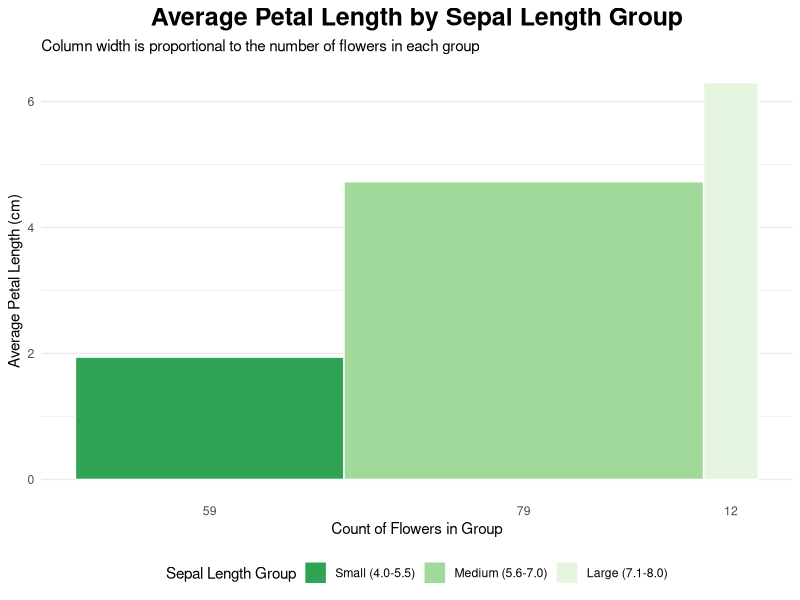
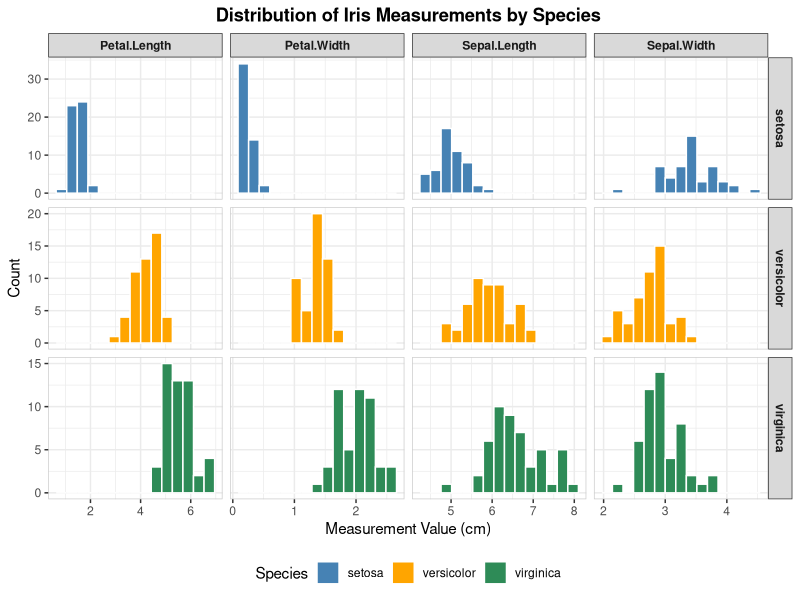
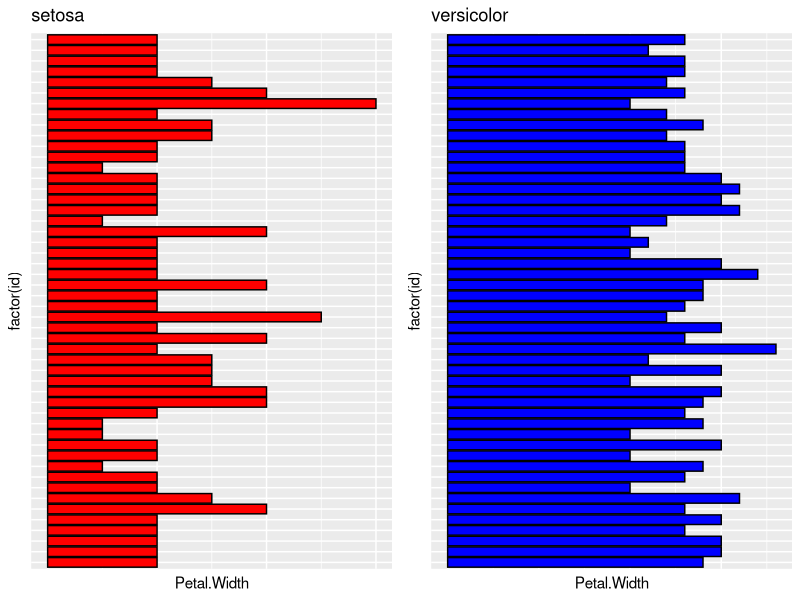
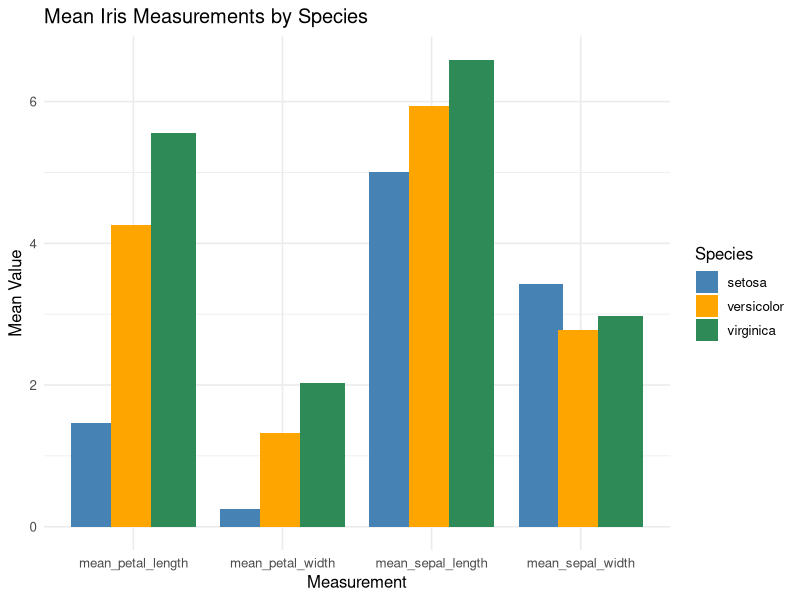
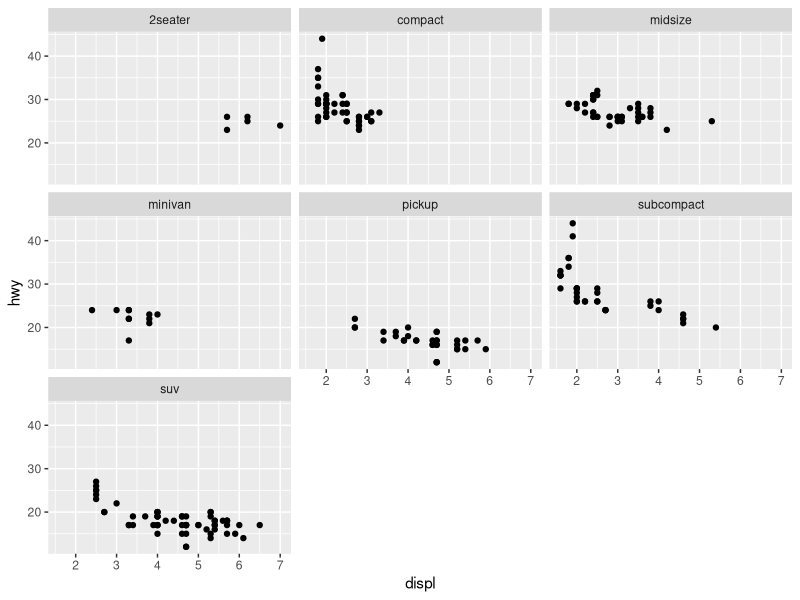
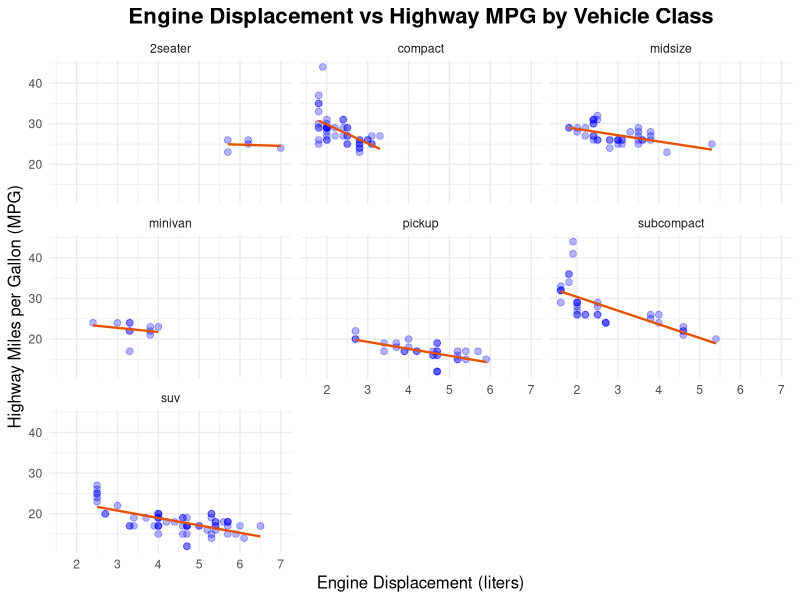
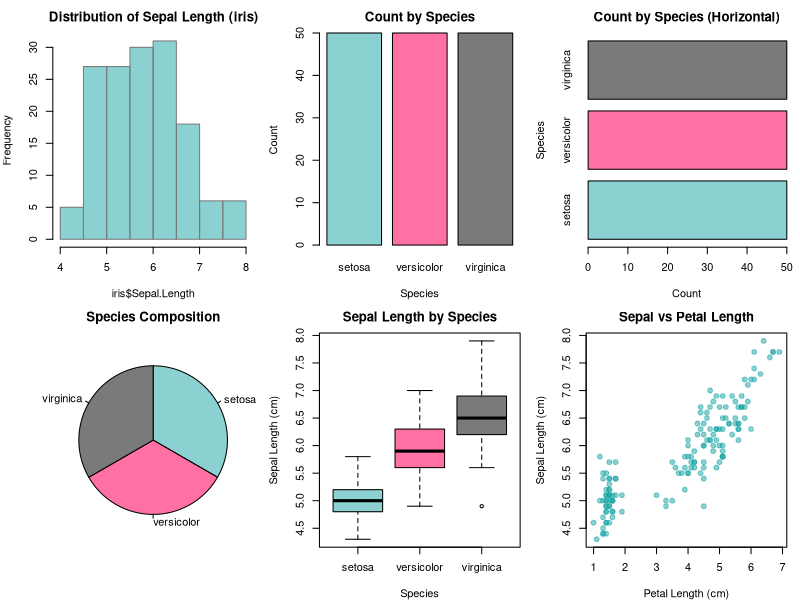
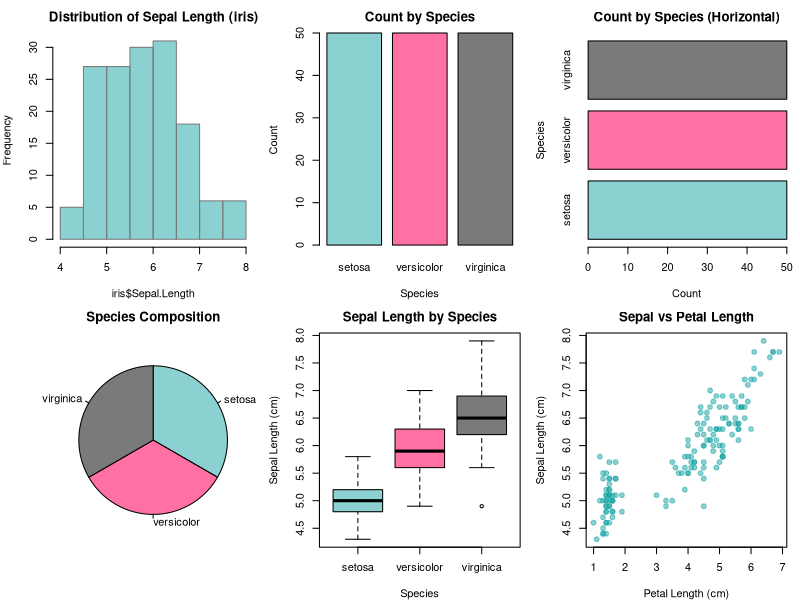

These figures' R source, in order: (Note: this script raises an error after producing the figures.)
## ---- chunk 1
data(iris)


library(tidyverse)

# 1. Divide the dataset into three rectangles based on species.
# The average of Petal.Length and Petal.Width is the length and width.
# Draw three rectangles arranged horizontally.

#1

plot_data <- iris %>%
  mutate(
    sepal_length_group = cut(
      Sepal.Length,
      breaks = c(4, 5.5, 7.0, 8.0),
      labels = c("Small (4.0-5.5)", "Medium (5.6-7.0)", "Large (7.1-8.0)"),
      include.lowest = TRUE
    )
  ) %>%
  group_by(sepal_length_group) %>%
  summarise(
    count = n(),
    avg_petal_length = mean(Petal.Length)
  ) %>%
  mutate(
    xmax = cumsum(count),
    xmin = xmax - count,
    x_label_pos = (xmin + xmax) / 2
  )

ggplot(plot_data, aes(ymin = 0)) +
  geom_rect(
    aes(
      xmin = xmin,
      xmax = xmax,
      ymax = avg_petal_length,
      fill = sepal_length_group
    ),
    color = "white"
  ) +
  scale_x_continuous(
    breaks = plot_data$x_label_pos,
    labels = plot_data$count
  ) +
  scale_fill_brewer(palette = "viridus", direction = -1) +
  labs(
    title = "Average Petal Length by Sepal Length Group",
    subtitle = "Column width is proportional to the number of flowers in each group",
    x = "Count of Flowers in Group",
    y = "Average Petal Length (cm)",
    fill = "Sepal Length Group"
  ) +
  # Apply a clean theme
  theme_minimal() +
  theme(
    plot.title = element_text(hjust = 0.5, face = "bold", size = 18),
    legend.position = "bottom",
    panel.grid.major.x = element_blank(), # Remove vertical grid lines
    panel.grid.minor.x = element_blank()
  )
## ---- chunk 2
# 2. table with embedded charts
iris_long <- iris %>%
  pivot_longer(cols = -Species, names_to = "Measurement", values_to = "Value")

ggplot(iris_long, aes(x = Value, fill = Species)) +
  geom_histogram(color = "white", bins = 15) +
  facet_grid(Species ~ Measurement, scales = "free") +
  scale_fill_manual( #coloring each species
    values = c(
      "setosa" = "steelblue", 
      "versicolor" = "orange",   
      "virginica" = "seagreen"     
    ) 
    ) + #labels
      labs(
        title = "Distribution of Iris Measurements by Species",
        x = "Measurement Value (cm)",
        y = "Count"
      ) +
  theme_bw() +
    theme(
      plot.title = element_text(hjust = 0.5, face = "bold"),
      strip.text.x = element_text(face = "bold"),
      strip.text.y = element_text(face = "bold"),
      panel.border = element_rect(color = "grey80", fill = NA),
      legend.position = "bottom"
    )
## ---- chunk 3
# 3. Extract setona and versicolor from species.
# Then create df_2 and df_3. Draw a bar plot using petal.width: p1 p2.
# Finally, use gridExtra to combine the plots.'
library("gridExtra")
df_2 <- subset(iris, Species %in% "setosa")
df_3 <- subset(iris, Species %in% "versicolor")
df_2$id <- 1:nrow(df_2)
df_3$id <- 1:nrow(df_3)



p1 = ggplot(df_2, aes(x = factor(id), y = Petal.Width)) +
  geom_bar(stat = "identity", fill = 'red', color = "black") +
  coord_flip() +
  labs(title = "setosa") +
  theme(
    axis.text.y = element_blank(),
    axis.ticks.y = element_blank(),
    axis.text.x = element_blank(),
    axis.ticks.x = element_blank() #this was by GPT
  )


p2 = ggplot(df_3, aes(x = factor(id), y = Petal.Width)) +
  geom_bar(stat = "identity", fill = "blue", color = "black") +
  coord_flip() +
  labs(title = "versicolor")+
  theme(
    axis.text.y = element_blank(),
    axis.ticks.y = element_blank(),
    axis.text.x = element_blank(),
    axis.ticks.x = element_blank() #this was by GPT
  )



gridExtra::grid.arrange(p1, p2, ncol = 2)
## ---- chunk 4
# 4 Column Chart
# getting means of Petal length and width for each species
# and mean sepal length and sepal width
iris_means <- iris %>%
  group_by(Species) %>%
  summarise(
    mean_sepal_length = mean(Sepal.Length),
    mean_sepal_width = mean(Sepal.Width),
    mean_petal_length = mean(Petal.Length),
    mean_petal_width = mean(Petal.Width)
  ) %>%
  pivot_longer(
    cols = -Species,
    names_to = "Measurement",
    values_to = "MeanValue"
    )

ggplot(iris_means, aes(x = Measurement, y = MeanValue, fill = Species)) +
  geom_col(position = position_dodge(width = 0.8)) + 
  labs(title = "Mean Iris Measurements by Species",
       x = "Measurement", y = "Mean Value") + 
  theme_minimal(base_size = 12) +
  scale_fill_manual(values = c("steelblue", "orange", "seagreen"))
## ---- chunk 5
library(ggplot2)
mpg <- as.data.frame(mpg)
#2seater, compact, midsize, minivan, pickup, subcompact, suv scatterplots in one view
ggplot(mpg, aes(x=displ, y=hwy)) +
  geom_point(color = "black") +
  facet_wrap(~ class) +
  labs(x="displ",
       y="hwy") +
  theme_gray()
## ---- chunk 6
#improving the chart
ggplot(mpg, aes(x=displ, y=hwy)) +
  geom_point(color = "blue", size=2, alpha=0.3) +
  geom_smooth(method = "lm", se = FALSE, color = "#E65100", linewidth = 0.8) +
  facet_wrap(~ class) +
  labs(title="Engine Displacement vs Highway MPG by Vehicle Class",
       x="Engine Displacement (liters)",
       y="Highway Miles per Gallon (MPG)") +
  theme_minimal() +
  theme(
    plot.title = element_text(hjust = 0.5, size=16, face="bold"),
    axis.title.x = element_text(size=12),
    axis.title.y = element_text(size=12)
  )
## ---- chunk 7
# GPT was used for picking colors and family.
# GPT was used for adjusting the format of the code.

data(iris)
color1 <- "#18A3A380"
color2 <- "#FF4D8DCC"
color3 <- "#7A7A7A"
color4 <- "#000000"
base_family <- "sans"


Histo <- function(){
  hist(iris$Sepal.Length,
       main="Distribution of Sepal Length (iris)",
       col=color1, border=color3)
}

Bar1 <- function(){
  barplot(table(iris$Species),
          col=c(color1,color2,color3),
          border=color4,
          main="Count by Species",
          xlab="Species", ylab="Count")
}

Bar2 <- function(){
  barplot(table(iris$Species),
          horiz=TRUE,
          col=c(color1,color2,color3),
          border=color4,
          main="Count by Species (Horizontal)",
          xlab="Count", ylab="Species")
}

Pie <- function(){
  pie(table(iris$Species),
      col=c(color1,color2,color3),
      main="Species Composition",
      clockwise=TRUE)
}

Box <- function(){
  boxplot(Sepal.Length~Species, data=iris,
          col=c(color1,color2,color3),
          main="Sepal Length by Species",
          xlab="Species", ylab="Sepal Length (cm)")
}

Scat <- function(){
  plot(iris$Petal.Length, iris$Sepal.Length,
       main="Sepal vs Petal Length",
       xlab="Petal Length (cm)", ylab="Sepal Length (cm)",
       pch=19, col=color1)
}
## ---- chunk 8
library(gridExtra)

par(mfrow=c(2,3), mar=c(4,4,2.5,1), family="sans")
Histo(); Bar1(); Bar2(); Pie(); Box(); Scat()
## ---- chunk 9
draw6 <- function(){
  par(mfrow=c(2,3), mar=c(4,4,2.5,1), family=base_family)
  Histo(); Bar1(); Bar2(); Pie(); Box(); Scat()
}

save_plot <- function(fmt, file){
  switch(fmt,
    pdf  = pdf(file, width=10, height=7, family=base_family),
    jpg  = jpeg(file, width=2400, height=1600, res=300, quality=95),
    svg  = svg(file, width=2400, height=1600),
    tiff = tiff(file, width=2400, height=1600, res=300),
    bmp  = bmp(file, width=2400, height=1600, res=300), # cannot find bmg, and was told it might be .bmp by GPT
  )
  draw6(); invisible(dev.off())
}
## ---- chunk 10
save_plot("pdf",  "/Users/buttegg/Documents/IAmTryingToUseQuartoDoSthCool/buttegggggggg.github.io/_site/baseR_6plots.pdf")
save_plot("jpg",  "/Users/buttegg/Documents/IAmTryingToUseQuartoDoSthCool/buttegggggggg.github.io/_site/baseR_6plots.jpg")
save_plot("svg",  "/Users/buttegg/Documents/IAmTryingToUseQuartoDoSthCool/buttegggggggg.github.io/_site/baseR_6plots.svg")
save_plot("tiff", "/Users/buttegg/Documents/IAmTryingToUseQuartoDoSthCool/buttegggggggg.github.io/_site/baseR_6plots.tiff")
save_plot("bmp",  "/Users/buttegg/Documents/IAmTryingToUseQuartoDoSthCool/buttegggggggg.github.io/_site/baseR_6plots.bmp")
## ---- chunk 11
ggHisto <- ggplot(iris, aes(x=Sepal.Length)) +
  geom_histogram(fill=color1, color=color3, bins=20) +
  labs(title="Distribution of Sepal Length (iris)") +
  theme1()

ggBar1 <- ggplot(iris, aes(x=Species, fill=Species)) +
  geom_bar(color=color4) +
  scale_fill_manual(values=c(color1,color2,color3)) +
  labs(title="Count by Species") +
  theme1() + ggplot2::theme(legend.position="none")

ggBar2 <- ggplot(iris, aes(x=Species, fill=Species)) +
  geom_bar(color=color4) + coord_flip() +
  scale_fill_manual(values=c(color1,color2,color3)) +
  labs(title="Count by Species (Horizontal)") +
  theme1() + ggplot2::theme(legend.position="none")

df <- as.data.frame(prop.table(table(iris$Species)))
colnames(df) <- c("Species","prop")
ggPie <- ggplot(df, aes(x="", y=prop, fill=Species)) +
  geom_col(width=1, color=NA) + coord_polar(theta="y") +
  scale_fill_manual(values=c(color1,color2,color3)) +
  labs(title="Species Composition") +
  theme1() + ggplot2::theme(axis.text=ggplot2::element_blank(),
                            axis.title=ggplot2::element_blank(),
                            panel.grid=ggplot2::element_blank(),
                            legend.position="right")

ggBox <- ggplot(iris, aes(x=Species, y=Sepal.Length, fill=Species)) +
  geom_boxplot(color=color4) +
  scale_fill_manual(values=c(color1,color2,color3)) +
  labs(title="Sepal Length by Species") +
  theme1() + ggplot2::theme(legend.position="none")

ggScat <- ggplot(iris, aes(x=Petal.Length, y=Sepal.Length)) +
  geom_point(color=color1, size=2) +
  labs(title="Sepal vs Petal Length") +
  theme1()


## ---- chunk 12
gridExtra::grid.arrange(ggHisto, ggBar1, ggBar2, ggPie, ggBox, ggScat, ncol = 3)
## ---- chunk 13
combo <- gridExtra::arrangeGrob(ggHisto, ggBar1, ggBar2, ggPie, ggBox, ggScat, ncol = 3)
outdir <- "/Users/buttegg/Documents/IAmTryingToUseQuartoDoSthCool/buttegggggggg.github.io/_site"
formats <- c("pdf", "jpg", "svg", "tiff", "bmp")

for (fmt in formats) {
  outpath <- file.path(outdir, paste0("ggplot_6plots.", fmt))
  ggplot2::ggsave(
    filename = outpath,
    plot = combo,
    width = 10, height = 7, dpi = 300
  )
}
